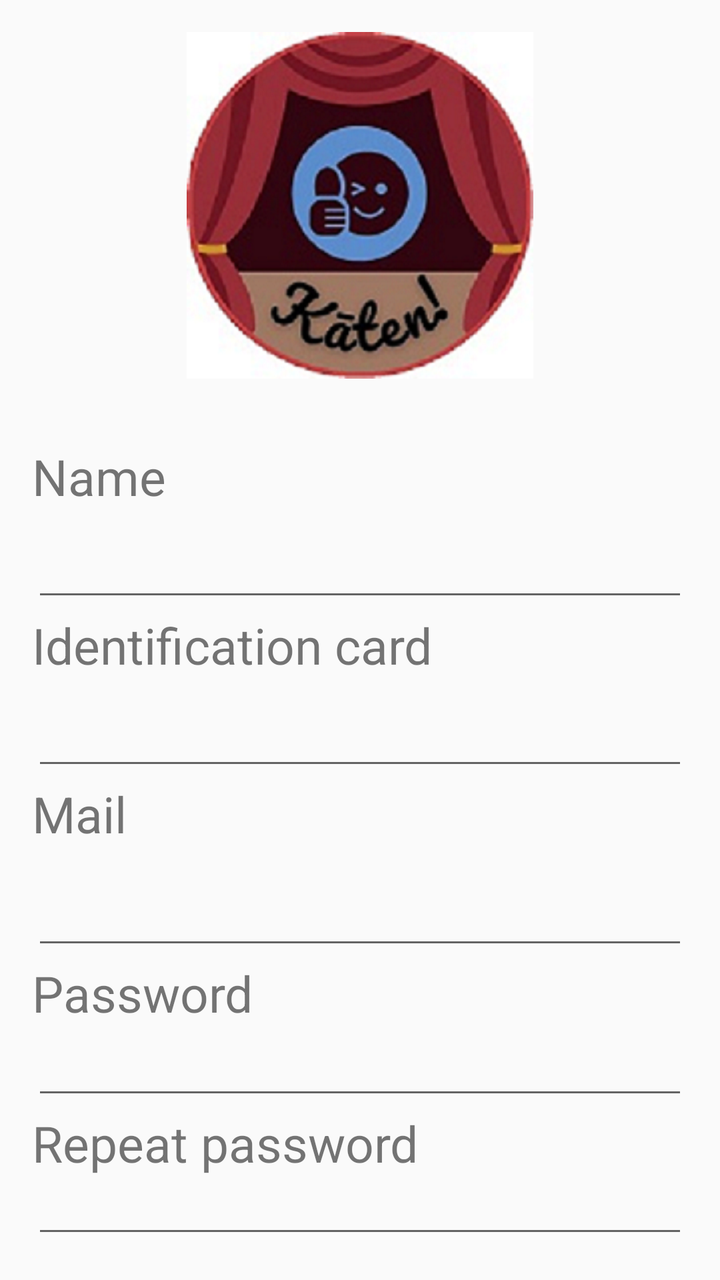
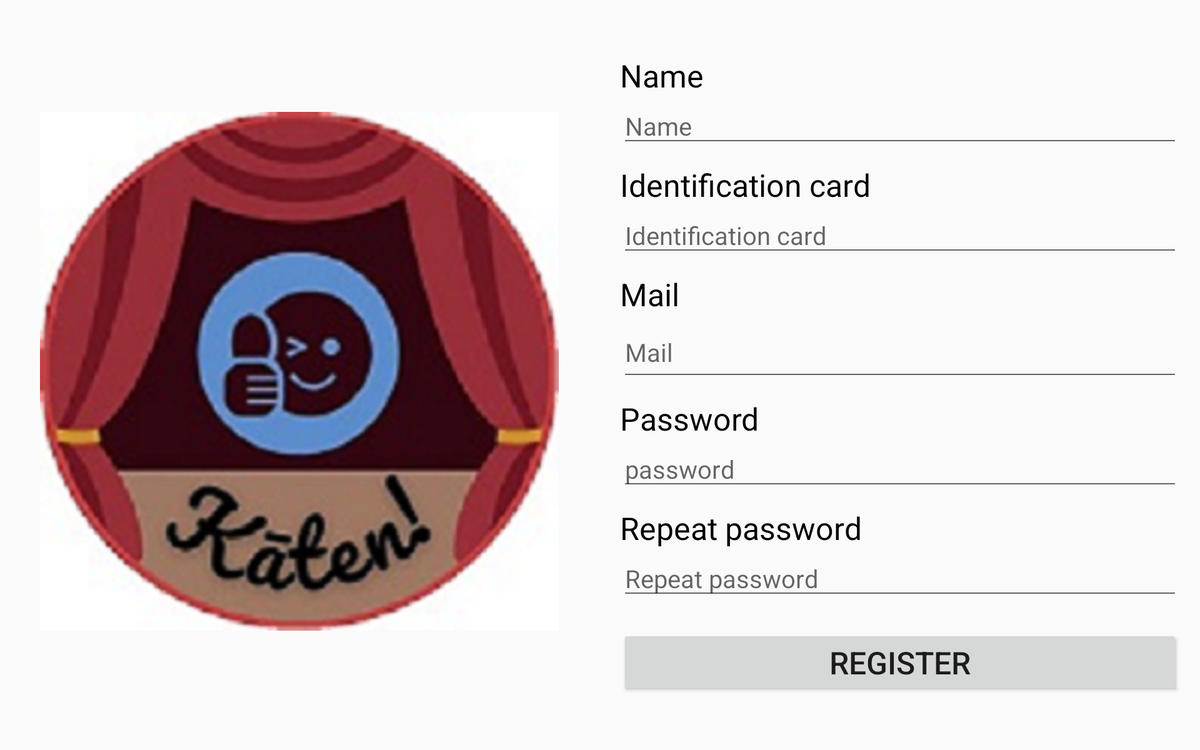

One screen, two layout resources from the same app: the default and the repository's alternative for another configuration. Each is rendered where Android would select it; the XML of both is given below.
<!-- AndroidManifest.xml: application theme Theme.AppCompat.Light.NoActionBar -->
<!-- res/layout/activity_registro_vendedores.xml -->
<?xml version="1.0" encoding="utf-8"?>
<LinearLayout xmlns:android="http://schemas.android.com/apk/res/android"
    xmlns:app="http://schemas.android.com/apk/res-auto"
    xmlns:tools="http://schemas.android.com/tools"
    android:layout_width="match_parent"
    android:layout_height="match_parent"
    android:orientation="vertical"
    tools:context=".RegistroVendedoresActivity">

    <ImageView
        android:id="@+id/imageView8"
        android:layout_width="match_parent"
        android:layout_height="wrap_content"
        android:layout_margin="16dp"
        app:srcCompat="@drawable/logo" />


    <LinearLayout
        android:layout_width="match_parent"
        android:layout_height="wrap_content"
        android:orientation="horizontal"/>

    <LinearLayout
        android:layout_width="match_parent"
        android:layout_height="match_parent"
        android:layout_margin="16dp"
        android:orientation="vertical">

        <TextView
            android:id="@+id/textView2"
            android:layout_width="wrap_content"
            android:layout_height="wrap_content"
            android:text="@string/Name"
            android:textSize="25sp" />

        <EditText
            android:id="@+id/editTextTextPersonName4"
            android:layout_width="match_parent"
            android:layout_height="wrap_content"
            android:ems="10"
            android:inputType="textPersonName"
            android:textSize="25sp" />

        <TextView
            android:id="@+id/textView5"
            android:layout_width="match_parent"
            android:layout_height="wrap_content"
            android:text="@string/Card"
            android:textSize="25sp" />

        <EditText
            android:id="@+id/editTextTextPersonName6"
            android:layout_width="match_parent"
            android:layout_height="wrap_content"
            android:ems="10"
            android:inputType="textPersonName"
            android:textSize="25sp" />

        <TextView
            android:id="@+id/textView3"
            android:layout_width="match_parent"
            android:layout_height="wrap_content"
            android:text="@string/Mail"
            android:textSize="25sp" />

        <EditText
            android:id="@+id/editTextTextPersonName"
            android:layout_width="match_parent"
            android:layout_height="56dp"
            android:ems="10"
            android:inputType="textPersonName" />

        <TextView
            android:id="@+id/textView8"
            android:layout_width="match_parent"
            android:layout_height="wrap_content"
            android:text="@string/Password"
            android:textSize="25dp" />

        <EditText
            android:id="@+id/editTextTextPassword2"
            android:layout_width="match_parent"
            android:layout_height="wrap_content"
            android:ems="10"
            android:inputType="textPassword" />

        <TextView
            android:id="@+id/textView6"
            android:layout_width="match_parent"
            android:layout_height="wrap_content"
            android:text="@string/Repeat"
            android:textSize="25dp" />

        <EditText
            android:id="@+id/editTextTextPassword"
            android:layout_width="match_parent"
            android:layout_height="wrap_content"
            android:ems="10"
            android:inputType="textVisiblePassword" />

        <Button
            android:id="@+id/button5"
            android:layout_width="match_parent"
            android:layout_height="wrap_content"
            android:text="@string/Register1"
            android:textSize="24sp" />

    </LinearLayout>
</LinearLayout>
<!-- resources referenced by this layout -->
<resources>
  <!-- drawable logo: png bitmap (drawable-hdpi, 116673 bytes) -->
  <string name="Card">Identification card</string>
  <string name="Mail">Mail</string>
  <string name="Name">Name</string>
  <string name="Password">Password</string>
  <string name="Register1">Register</string>
  <string name="Repeat">Repeat password</string>
</resources>
<!-- res/layout-sw600dp-land/activity_registro_vendedores.xml (the repository's variant of the layout above) -->
<!-- drawn on a 7-inch tablet turned sideways -->
<?xml version="1.0" encoding="utf-8"?>
<LinearLayout
    xmlns:android="http://schemas.android.com/apk/res/android"
    xmlns:app="http://schemas.android.com/apk/res-auto"
    xmlns:tools="http://schemas.android.com/tools"
    android:layout_width="match_parent"
    android:layout_height="match_parent"
    android:orientation="horizontal"
    tools:context=".RegistroVendedoresActivity">

        <LinearLayout
            android:layout_width="0dp"
            android:layout_weight="1"
            android:layout_height="match_parent"
            android:orientation="vertical"
            android:layout_gravity="center"
            android:layout_margin="16dp">

                <ImageView
                    android:id="@+id/imageView9"
                    android:layout_width="415dp"
                    android:layout_height="530dp"
                    android:layout_margin="16dp"
                    app:srcCompat="@drawable/logo" />
        </LinearLayout>



        <LinearLayout
            android:layout_width="0dp"
            android:layout_weight="1"
            android:layout_height="match_parent"
            android:orientation="vertical"
            android:gravity="center_vertical"
            android:layout_margin="16dp">

        <TextView
            android:id="@+id/textView2"
            android:layout_width="match_parent"
            android:layout_height="wrap_content"
            android:text="@string/Name"
            android:textColor="@color/black"
            android:textSize="25sp" />

        <EditText
            android:id="@+id/editTextTextPersonName4"
            android:layout_width="match_parent"
            android:layout_height="wrap_content"
            android:ems="10"
            android:hint="@string/Name"
            android:inputType="textPersonName"
            android:textSize="20sp" />

                <TextView
                    android:id="@+id/textView5"
                    android:layout_width="match_parent"
                    android:layout_height="wrap_content"
                    android:layout_marginTop="10sp"
                    android:text="@string/Card"
                    android:textColor="@color/black"
                    android:textSize="25sp" />

        <EditText
            android:id="@+id/editTextTextPersonName6"
            android:layout_width="match_parent"
            android:layout_height="wrap_content"
            android:ems="10"
            android:hint="@string/Card"
            android:inputType="textPersonName"
            android:textSize="20sp" />

                <TextView
                    android:id="@+id/textView3"
                    android:layout_width="match_parent"
                    android:layout_height="wrap_content"
                    android:layout_marginTop="10sp"
                    android:text="@string/Mail"
                    android:textColor="@color/black"
                    android:textSize="25sp" />

        <EditText
            android:id="@+id/editTextTextPersonName"
            android:layout_width="match_parent"
            android:layout_height="56dp"
            android:ems="10"
            android:hint="@string/Mail"
            android:inputType="textPersonName"
            android:textSize="20sp" />

                <TextView
                    android:id="@+id/textView8"
                    android:layout_width="match_parent"
                    android:layout_height="wrap_content"
                    android:layout_marginTop="10sp"
                    android:text="@string/Password"
                    android:textColor="@color/black"
                    android:textSize="25sp" />

        <EditText
            android:id="@+id/editTextTextPassword2"
            android:layout_width="match_parent"
            android:layout_height="wrap_content"
            android:ems="10"
            android:hint="@string/password"
            android:inputType="textPassword"
            android:textSize="20dp" />

                <TextView
                    android:id="@+id/textView6"
                    android:layout_width="match_parent"
                    android:layout_height="wrap_content"
                    android:layout_marginTop="10sp"
                    android:text="@string/Repeat"
                    android:textColor="@color/black"
                    android:textSize="25sp" />

        <EditText
            android:id="@+id/editTextTextPassword"
            android:layout_width="match_parent"
            android:layout_height="wrap_content"
            android:ems="10"
            android:hint="@string/Repeat"
            android:inputType="textVisiblePassword"
            android:textSize="20sp" />

                <Button
                    android:id="@+id/button5"
                    android:layout_width="match_parent"
                    android:layout_height="wrap_content"
                    android:layout_marginTop="20sp"
                    android:text="@string/Register1"
                    android:textSize="25sp" />

    </LinearLayout>
</LinearLayout>
<!-- resources referenced by the variant -->
<!-- as a 7-inch tablet turned sideways resolves them -->
<resources>
  <color name="black">#FF000000</color>
  <!-- drawable logo: png bitmap (drawable-hdpi, 116673 bytes) -->
  <string name="Card">Identification card</string>
  <string name="Mail">Mail</string>
  <string name="Name">Name</string>
  <string name="Password">Password</string>
  <string name="Register1">Register</string>
  <string name="Repeat">Repeat password</string>
  <string name="password">password</string>
</resources>
